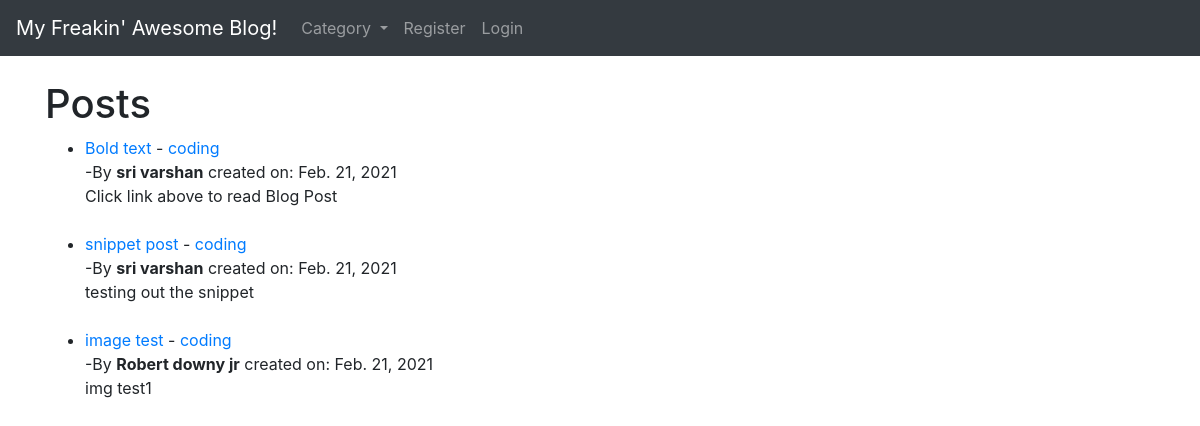
The page / on the database its author committed.
### theblog/models.py (models this page shows, shortened)
class post(models.Model):
    title = models.CharField(max_length=255)
    header_image=models.ImageField(null=True,blank=True,upload_to="images/")
    title_tag = models.CharField(max_length=255)
    author=models.ForeignKey(User,on_delete=models.CASCADE)
    body=RichTextField(blank=True,null=True)
    post_date=models.DateField(auto_now_add=True)
    category=models.CharField(max_length=255,default='coding')
    snippet=models.CharField(max_length=255)
    likes=models.ManyToManyField(User,related_name='blog_post')

### theblog/views.py (the view)
# urls.py: path('', homeview.as_view(), name="home"),
class homeview(ListView):
    model=post
    template_name='home.html'
    ordering=['-post_date']
    def get_context_data(self,*args, **kwargs):
        cat_menu=Category.objects.all()
        context=super(homeview,self).get_context_data(*args, **kwargs)
        context["cat_menu"]=cat_menu
        return context

### theblog/models.py (called while the page is built)
    def __str__(self):
        return self.name

### theblog/templates/home.html (shortened to what this page needs)
{% extends 'base.html' %}
{% block content %}
<h1>Posts</h1>
<ul>
{% for post in object_list %}
    <li><a href="{% url 'article' post.pk %}">  {{post.title}}</a> -<a href="{% url 'category' post.category|slugify %}">
        {{post.category}}</a>
        <br>
               -By <strong>{{post.author.first_name}} {{post.author.last_name}}</strong>
        created on: {{post.post_date}}
    <br/>
    {{post.snippet}}</li>
    <br>
{% endfor %}
</ul>
{% endblock %}

### rows shown on the page
post: title "Bold text", category "coding", author.first_name "sri", author.last_name "varshan", post_date "Feb. 21, 2021", snippet "Click link above to read Blog Post"
post: title "snippet post", category "coding", author.first_name "sri", author.last_name "varshan", post_date "Feb. 21, 2021", snippet "testing out the snippet"
post: title "image test", category "coding", author.first_name "Robert", author.last_name "downy jr", post_date "Feb. 21, 2021", snippet "img test1"
